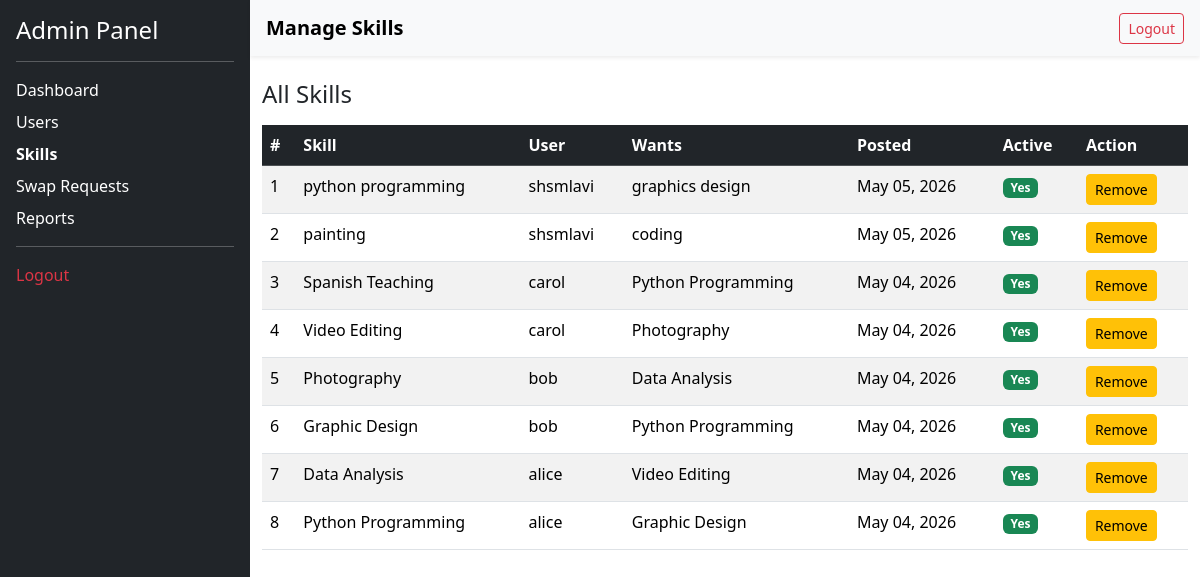
Page /admin-panel/skills/ (signed in) on the committed database.
### core/models.py (models this page shows, shortened)
class Skill(models.Model):
    user = models.ForeignKey(User, on_delete=models.CASCADE, related_name='skills')
    name = models.CharField(max_length=100)
    description = models.TextField(blank=True)
    skill_wanted = models.CharField(max_length=100, blank=True)
    is_active = models.BooleanField(default=True)
    created_at = models.DateTimeField(auto_now_add=True)

### core/views.py (the view)
    def wrapper(request, *args, **kwargs):
        if not request.user.is_authenticated or not request.user.is_staff:
            return redirect('login')
        return view_func(request, *args, **kwargs)

### core/views.py (called while the page is built)
def admin_required(view_func):
    def wrapper(request, *args, **kwargs):
        if not request.user.is_authenticated or not request.user.is_staff:
            return redirect('login')
        return view_func(request, *args, **kwargs)
    return wrapper

@admin_required
def admin_skills(request):
    skills = Skill.objects.all().order_by('-created_at')
    return render(request, 'admin_panel/skills.html', {'skills': skills})

### templates/admin_panel/skills.html (shortened to what this page needs)
{% extends 'base_admin.html' %}
{% block page_title %}Manage Skills{% endblock %}
{% block side_skills %}fw-bold text-warning{% endblock %}
{% block content %}
<h4 class="mb-3">All Skills</h4>
<table class="table table-striped table-hover">
  <thead class="table-dark">
    <tr>
      <th>#</th>
      <th>Skill</th>
      <th>User</th>
      <th>Wants</th>
      <th>Posted</th>
      <th>Active</th>
      <th>Action</th>
    </tr>
  </thead>
  <tbody>
    {% for skill in skills %}
    <tr>
      <td>{{ forloop.counter }}</td>
      <td>{{ skill.name }}</td>
      <td>{{ skill.user.username }}</td>
      <td>{{ skill.skill_wanted|default:"-" }}</td>
      <td>{{ skill.created_at|date:"M d, Y" }}</td>
      <td>{% if skill.is_active %}<span class="badge bg-success">Yes</span>{% else %}<span class="badge bg-danger">No</span>{% endif %}</td>
      <td>
        <a href="{% url 'admin_delete_skill' skill.id %}" class="btn btn-warning btn-sm" onclick="return confirm('Remove this skill?')">Remove</a>
      </td>
    </tr>
    {% empty %}
    <tr><td colspan="7" class="text-center text-muted">No skills found.</td></tr>
    {% endfor %}
  </tbody>
</table>
{% endblock %}

### rows in the picture
Skill: name "python programming", user.username "shsmlavi", skill_wanted "graphics design", created_at "May 05, 2026", is_active "Yes"
Skill: name "painting", user.username "shsmlavi", skill_wanted "coding", created_at "May 05, 2026", is_active "Yes"
Skill: name "Spanish Teaching", user.username "carol", skill_wanted "Python Programming", created_at "May 04, 2026", is_active "Yes"
Skill: name "Video Editing", user.username "carol", skill_wanted "Photography", created_at "May 04, 2026", is_active "Yes"
Skill: name "Photography", user.username "bob", skill_wanted "Data Analysis", created_at "May 04, 2026", is_active "Yes"
Skill: name "Graphic Design", user.username "bob", skill_wanted "Python Programming", created_at "May 04, 2026", is_active "Yes"
Skill: name "Data Analysis", user.username "alice", skill_wanted "Video Editing", created_at "May 04, 2026", is_active "Yes"
Skill: name "Python Programming", user.username "alice", skill_wanted "Graphic Design", created_at "May 04, 2026", is_active "Yes"
